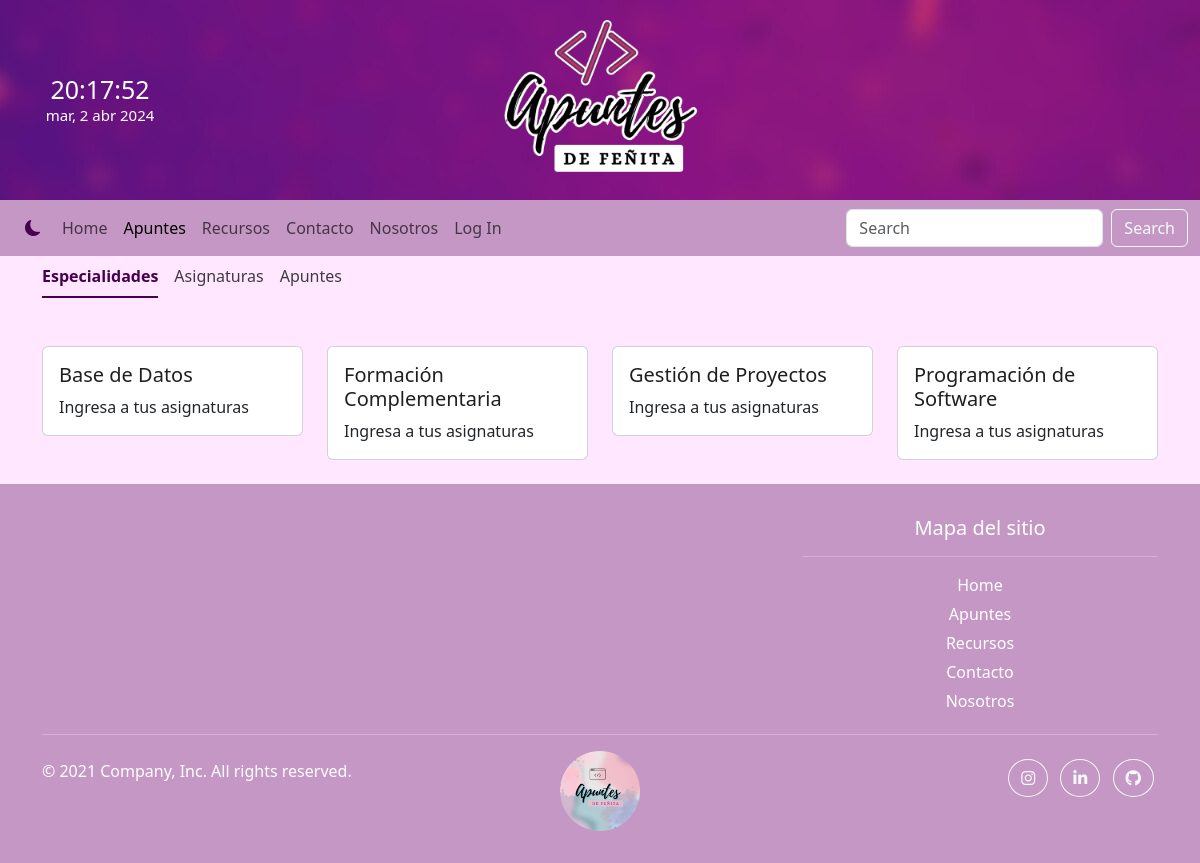
/especialidades/, run on an earlier commit of the app's database.
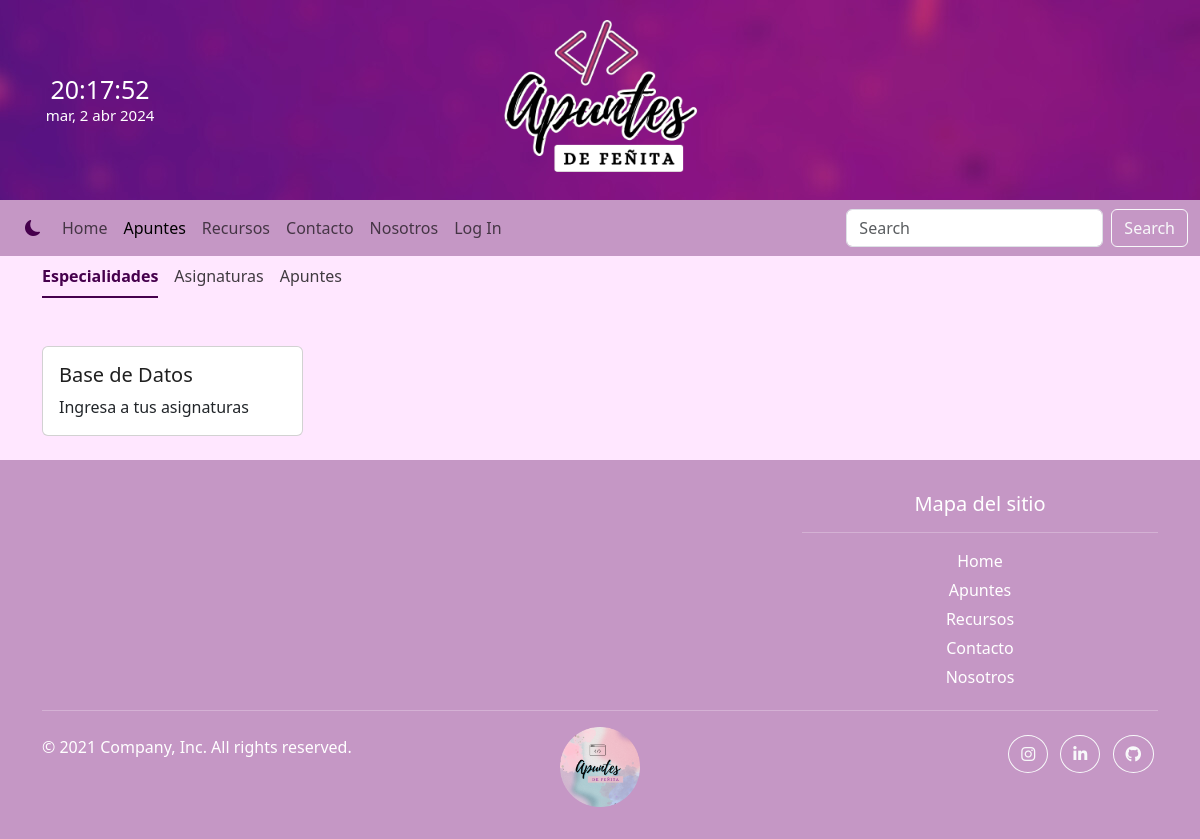
And on a later commit of the database.
### crud/models.py (models this page shows, shortened)
class Specialization(models.Model):
    specialization = models.CharField(verbose_name='Especialidad', max_length=50)
    image = models.ImageField(verbose_name='Imagen',upload_to='especialidades',null=True,blank=True)
    created_at = models.DateTimeField(verbose_name='Fecha registro',auto_now_add=True)
    updated_at = models.DateTimeField(verbose_name='Fecha actualización',auto_now=True)
    class Meta:
        verbose_name = 'especialidad'
        verbose_name_plural = 'especialidades'
        ordering = ['specialization']

### core/views.py (the view)
# urls.py: path('especialidades/', specialization_list),
def especialidades(request):
    context = {'especialidades':Specialization.objects.all()}
    return render(request,'core/especialidades.html',context)

### core/templates/core/especialidades.html (shortened to what this page needs)
{% extends 'core/base.html' %}
{% load static %}
{% block first_content %}
<div class="container">
    <ul class="nav nav-underline">
        <li class="nav-item">
            <a class="nav-link active" aria-current="page" href="#">Especialidades</a>
        </li>
        <li class="nav-item">
            <a class="nav-link" href="{% url 'asignaturas' %}">Asignaturas</a>
        </li>
        <li class="nav-item">
            <a class="nav-link" href="{% url 'apuntes' %}">Apuntes</a>
        </li>
</div>
    <section class="container my-4 pt-4">
        <div class="row row-cols-1 row-cols-md-2 row-cols-lg-4 g-4">
            {% for e in especialidades %}
            <div class="col">
                <div id="asignaturas" class="card">
                    <div class="card-body">
                        <h5 class="card-title">
                            <a class="card-link text-decoration-none"
                                href="{% url 'asignaturas-especialidad' specialization=e.id %}">{{e.specialization}}</a>
                        </h5>
                        <p class="card-text">Ingresa a tus asignaturas</p>
                    </div>
                </div>
            </div>
            {% endfor %}
        </div>
    </section>
    {% endblock %}

What changed in the data, as far as the page shows it:
removed Specialization: specialization "Formación Complementaria"
removed Specialization: specialization "Gestión de Proyectos"
removed Specialization: specialization "Programación de Software"
